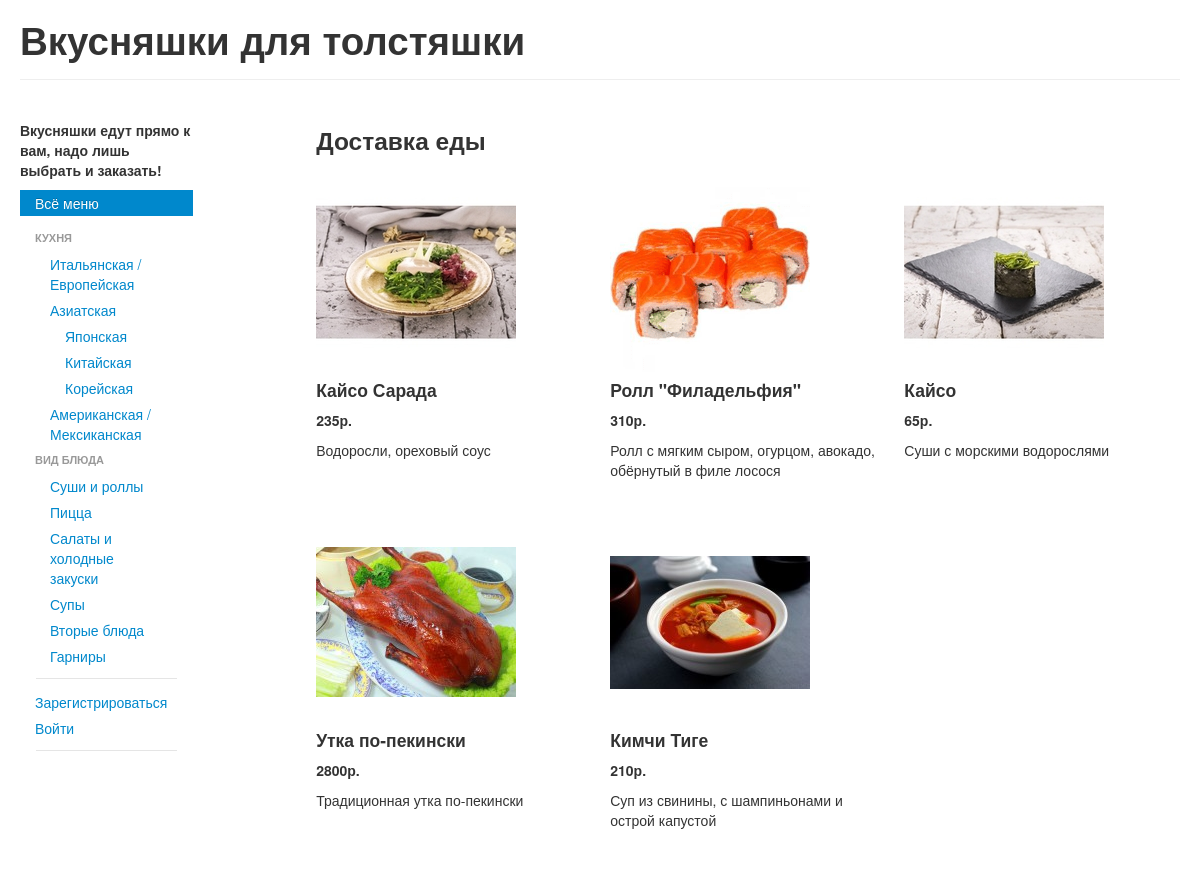
/index.php?cat=4, run on the app's committed database.
### tables this page shows
CREATE TABLE IF NOT EXISTS `categories` (
  `ID` int(11) NOT NULL AUTO_INCREMENT,
  `name` varchar(30) NOT NULL,
  `parent_ID` int(11) DEFAULT NULL,
  PRIMARY KEY (`ID`),
  UNIQUE KEY `name` (`name`),
  KEY `parent_ID` (`parent_ID`)
);

CREATE TABLE IF NOT EXISTS `dishes` (
  `ID` int(11) NOT NULL AUTO_INCREMENT,
  `name` varchar(40) NOT NULL,
  `price` int(11) NOT NULL,
  `piclink` varchar(200) DEFAULT NULL,
  `description` mediumtext,
  `active` tinyint(1) NOT NULL DEFAULT '1',
  PRIMARY KEY (`ID`),
  UNIQUE KEY `name` (`name`),
  UNIQUE KEY `ID` (`ID`)
);

### menu.php (the view, shortened to what this page needs)
<?php
function makeCategoryTree()
	{
		$query = mysql_query('SELECT * from categories');
		$a_cat = mysql_fetch_assoc($query);
		while (!empty($a_cat))
		{
					$array[]=$a_cat;
				$a_cat = mysql_fetch_assoc($query);
		}
		foreach ($array as $key => &$value) {
			$pair[$value['ID']]= &$value;
		}
		foreach ($array as $key => &$value)
		{
			if ($value['parent_ID']==null)
			{
				$arr[]= &$value;
			}
			else
				$pair[$value['parent_ID']]['child'][]= &$value;
		}
		return $arr;
	}
function rec($array)
{?>
 	<ul class="nav nav-list">
		<?php foreach ($array as $key): ?>
		<li><a href="index.php?cat=<?=$key['ID']?>"><?=$key['name']?></a></li>
		<?php if (count($key['child'])>0)
		{
			rec($key['child']);
		}
			endforeach; ?>
	</ul>
<?php }
$array = makeCategoryTree();?>
<li class="nav-header"><?=$array[0]['child'][0]['name']?></li>
<?rec($array[0]['child'][0]['child']);?>
<li class="nav-header"><?=$array[0]['child'][1]['name']?></li>

### functions.php (shortened to what this page needs)
<?php
	function getAllChildren($categoryId)
	{
		$array = mysql_query('SELECT * from categories');
		$a_cat = mysql_fetch_assoc($array);
		while (!empty($a_cat))
		{
			if (($a_cat['parent_ID']) == NULL)
				$pair[0][] = $a_cat['ID'];
			else
     			$pair[$a_cat['parent_ID']][] = $a_cat['ID'];
     		$a_cat = mysql_fetch_assoc($array);
     	}
     	$cats[] = $categoryId;
		$current = 0;
		while ($current <= count($cats))
		{
			for ($i = 0; $i < count($pair[$cats[$current]]); $i++)
			{
				$cats[] = $pair[$cats[$current]][$i];
			}
			$current = $current + 1;
		}
		return $cats;
	}
	function getCatalog($categoryId)
	{
		$cats = getAllChildren($categoryId);
		$string =
			'SELECT dishes.*
            from dishes JOIN categories_dishes
            ON dishes.ID = categories_dishes.dishes_ID
            WHERE ';
  		for ($i = 0; $i < count($cats) - 1; $i++)
  		{
  			$string = $string . 'categories_dishes.categories_ID = "' .$cats[$i]. '" OR ';
  		}
  		$string = $string . 'categories_dishes.categories_ID = "' . $cats[$i] . '" GROUP BY dishes.ID';
		return mysql_query($string);
	}
	function genList($cat, $page, $start, $perpage)
	{
        $dishlist = '';
        $rowcount = 0;
        $result = getCatalog($cat);
        $a_dish = mysql_fetch_assoc($result);
        $cart_avail = '';
        while (!empty($a_dish))
        {
            $dishlist .= '<div class="row-fluid"><ul class="thumbnails">';
            while ($rowcount++ < 3 && !empty($a_dish))
            {
                $dishlist .= '
                    <li class="span4">
                    	<div class="dishpic"><img src="/food/img/' . $a_dish[piclink] . '" /></div>
                    	<div class="caption">
                    		<h4>' . $a_dish[name] . '</h4>
                    		<p><b>' . $a_dish[price] . 'р.</b></p>
                    		<p>' . $a_dish[description] . '</p>' .
                        	$cart_avail .
                    	'</div>
                    </li>';
                $a_dish = mysql_fetch_assoc($result);
            }
            $rowcount = 0;
            $dishlist .= '</ul></div>';
        }
        return $dishlist;
	}

### css/style.css (style rules this page uses)
.dishpic { width: 200px; height: 200px; line-height: 200px; }
.dishpic img { vertical-align: center; }

### data on the page
categories: name "КУХНЯ"
categories: name "Итальянская / Европейская"
categories: name "Азиатская"
categories: name "Японская"
categories: name "Китайская"
categories: name "Корейская"
categories: name "Американская / Мексиканская"
categories: name "ВИД БЛЮДА"
categories: name "Суши и роллы"
categories: name "Пицца"
categories: name "Салаты и холодные закуски"
categories: name "Супы"
categories: name "Вторые блюда"
categories: name "Гарниры"
dishes: piclink (picture), name "Кайсо Сарада", price "235", description "Водоросли, ореховый соус"
dishes: piclink (picture), name "Ролл \"Филадельфия\"", price "310", description "Ролл с мягким сыром, огурцом, авокадо, обёрнутый в филе лосося"
dishes: piclink (picture), name "Кайсо", price "65", description "Суши с морскими водорослями"
dishes: piclink (picture), name "Утка по-пекински", price "2800", description "Традиционная утка по-пекински"
dishes: piclink (picture), name "Кимчи Тиге", price "210", description "Суп из свинины, с шампиньонами и острой капустой"
